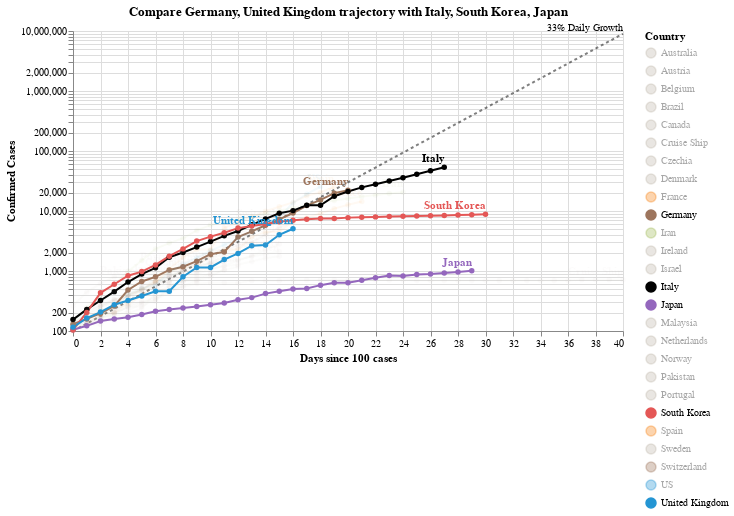

This figure's notebook cell:
### Code cell
#hide_input
chart4 = make_since_chart(['Germany', 'United Kingdom'])
chart4

### Figure 1 — Vega-Lite specification as saved in the notebook (floating-point values rounded to 4 significant figures; data arrays with more than 128 entries replaced by an {"elided": "..."} marker saying what was removed)
{"config": {"view": {"continuousWidth": 400, "continuousHeight": 300}}, "layer": [{"mark": {"type": "line", "color": "black", "opacity": 0.5, "strokeDash": [3, 3]}, "encoding": {"x": {"type": "quantitative", "field": "Days since 100 cases"}, "y": {"type": "quantitative", "field": "Confirmed Cases"}}}, {"mark": {"type": "text", "align": "right", "dy": -6, "fontSize": 10, "text": "33% Daily Growth"}, "encoding": {"x": {"type": "quantitative", "field": "Days since 100 cases"}, "y": {"type": "quantitative", "field": "Confirmed Cases"}}, "transform": [{"filter": "(datum['Days since 100 cases'] >= 40)"}]}, {"data": {"name": "data-d1cc8b3efaf2b95f26039e4fb3e0bf22"}, "mark": {"type": "line", "point": true}, "encoding": {"color": {"type": "nominal", "field": "Country", "scale": {"domain": ["Australia", "Austria", "Belgium", "Brazil", "Canada", "Cruise Ship", "Czechia", "Denmark", "France", "Germany", "Iran", "Ireland", "Israel", "Italy", "Japan", "Malaysia", "Netherlands", "Norway", "Pakistan", "Portugal", "South Korea", "Spain", "Sweden", "Switzerland", "US", "United Kingdom"], "range": ["#C1B7AD", "#C1B7AD", "#C1B7AD", "#C1B7AD", "#C1B7AD", "#C1B7AD", "#C1B7AD", "#C1B7AD", "#F58518", "#9D755D", "#A1BA59", "#C1B7AD", "#C1B7AD", "black", "#9467bd", "#C1B7AD", "#C1B7AD", "#C1B7AD", "#C1B7AD", "#C1B7AD", "#E45756", "#F58518", "#C1B7AD", "#9D755D", "#2495D3", "#2495D3"]}}, "opacity": {"condition": {"value": 1, "selection": "selector004"}, "value": 0.05}, "tooltip": [{"type": "nominal", "field": "Country"}, {"type": "temporal", "field": "Date"}, {"type": "quantitative", "field": "Confirmed Cases"}, {"type": "quantitative", "field": "Days since 100 cases"}], "x": {"type": "quantitative", "field": "Days since 100 cases"}, "y": {"type": "quantitative", "field": "Confirmed Cases", "scale": {"type": "log"}}}, "selection": {"selector004": {"type": "multi", "fields": ["Country"], "bind": "legend", "init": [{"Country": "Germany"}, {"Country": "United Kingdom"}, {"Country": "Italy"}, {"Country": "South Korea"}, {"Country": "Japan"}]}}, "width": 550}, {"data": {"name": "data-d1cc8b3efaf2b95f26039e4fb3e0bf22"}, "mark": {"type": "text", "align": "right", "dy": -8, "fontWeight": "bold"}, "encoding": {"color": {"type": "nominal", "field": "Country", "scale": {"domain": ["Australia", "Austria", "Belgium", "Brazil", "Canada", "Cruise Ship", "Czechia", "Denmark", "France", "Germany", "Iran", "Ireland", "Israel", "Italy", "Japan", "Malaysia", "Netherlands", "Norway", "Pakistan", "Portugal", "South Korea", "Spain", "Sweden", "Switzerland", "US", "United Kingdom"], "range": ["#C1B7AD", "#C1B7AD", "#C1B7AD", "#C1B7AD", "#C1B7AD", "#C1B7AD", "#C1B7AD", "#C1B7AD", "#F58518", "#9D755D", "#A1BA59", "#C1B7AD", "#C1B7AD", "black", "#9467bd", "#C1B7AD", "#C1B7AD", "#C1B7AD", "#C1B7AD", "#C1B7AD", "#E45756", "#F58518", "#C1B7AD", "#9D755D", "#2495D3", "#2495D3"]}}, "opacity": {"condition": {"value": 1, "selection": "selector004"}, "value": 0.05}, "text": {"type": "nominal", "field": "Country"}, "tooltip": [{"type": "nominal", "field": "Country"}, {"type": "temporal", "field": "Date"}, {"type": "quantitative", "field": "Confirmed Cases"}, {"type": "quantitative", "field": "Days since 100 cases"}], "x": {"type": "quantitative", "field": "Days since 100 cases"}, "y": {"type": "quantitative", "field": "Confirmed Cases", "scale": {"type": "log"}}}, "transform": [{"filter": "(datum['Date'] >= 1584748800000)"}], "width": 550}], "data": {"name": "data-68672cae1c84aacde8ad60773c6666d3"}, "title": "Compare Germany, United Kingdom trajectory with Italy, South Korea, Japan", "$schema": "https://vega.github.io/schema/vega-lite/v4.0.2.json", "datasets": {"data-68672cae1c84aacde8ad60773c6666d3": [{"Days since 100 cases": 0, "Confirmed Cases": 100.0}, {"Days since 100 cases": 1, "Confirmed Cases": 133.0}, {"Days since 100 cases": 2, "Confirmed Cases": 176.9}, {"Days since 100 cases": 3, "Confirmed Cases": 235.3}, {"Days since 100 cases": 4, "Confirmed Cases": 312.9}, {"Days since 100 cases": 5, "Confirmed Cases": 416.2}, {"Days since 100 cases": 6, "Confirmed Cases": 553.5}, {"Days since 100 cases": 7, "Confirmed Cases": 736.1}, {"Days since 100 cases": 8, "Confirmed Cases": 979.1}, {"Days since 100 cases": 9, "Confirmed Cases": 1302.0}, {"Days since 100 cases": 10, "Confirmed Cases": 1732.0}, {"Days since 100 cases": 11, "Confirmed Cases": 2303.0}, {"Days since 100 cases": 12, "Confirmed Cases": 3064.0}, {"Days since 100 cases": 13, "Confirmed Cases": 4074.0}, {"Days since 100 cases": 14, "Confirmed Cases": 5419.0}, {"Days since 100 cases": 15, "Confirmed Cases": 7207.0}, {"Days since 100 cases": 16, "Confirmed Cases": 9586.0}, {"Days since 100 cases": 17, "Confirmed Cases": 12750.0}, {"Days since 100 cases": 18, "Confirmed Cases": 16960.0}, {"Days since 100 cases": 19, "Confirmed Cases": 22550.0}, {"Days since 100 cases": 20, "Confirmed Cases": 29990.0}, {"Days since 100 cases": 21, "Confirmed Cases": 39890.0}, {"Days since 100 cases": 22, "Confirmed Cases": 53060.0}, {"Days since 100 cases": 23, "Confirmed Cases": 70560.0}, {"Days since 100 cases": 24, "Confirmed Cases": 93850.0}, {"Days since 100 cases": 25, "Confirmed Cases": 124800.0}, {"Days since 100 cases": 26, "Confirmed Cases": 166000.0}, {"Days since 100 cases": 27, "Confirmed Cases": 220800.0}, {"Days since 100 cases": 28, "Confirmed Cases": 293700.0}, {"Days since 100 cases": 29, "Confirmed Cases": 390600.0}, {"Days since 100 cases": 30, "Confirmed Cases": 519500.0}, {"Days since 100 cases": 31, "Confirmed Cases": 690900.0}, {"Days since 100 cases": 32, "Confirmed Cases": 918900.0}, {"Days since 100 cases": 33, "Confirmed Cases": 1222000.0}, {"Days since 100 cases": 34, "Confirmed Cases": 1625000.0}, {"Days since 100 cases": 35, "Confirmed Cases": 2162000.0}, {"Days since 100 cases": 36, "Confirmed Cases": 2875000.0}, {"Days since 100 cases": 37, "Confirmed Cases": 3824000.0}, {"Days since 100 cases": 38, "Confirmed Cases": 5086000.0}, {"Days since 100 cases": 39, "Confirmed Cases": 6764000.0}, {"Days since 100 cases": 40, "Confirmed Cases": 8996000.0}], "data-d1cc8b3efaf2b95f26039e4fb3e0bf22": {"elided": "449 records"}}}
